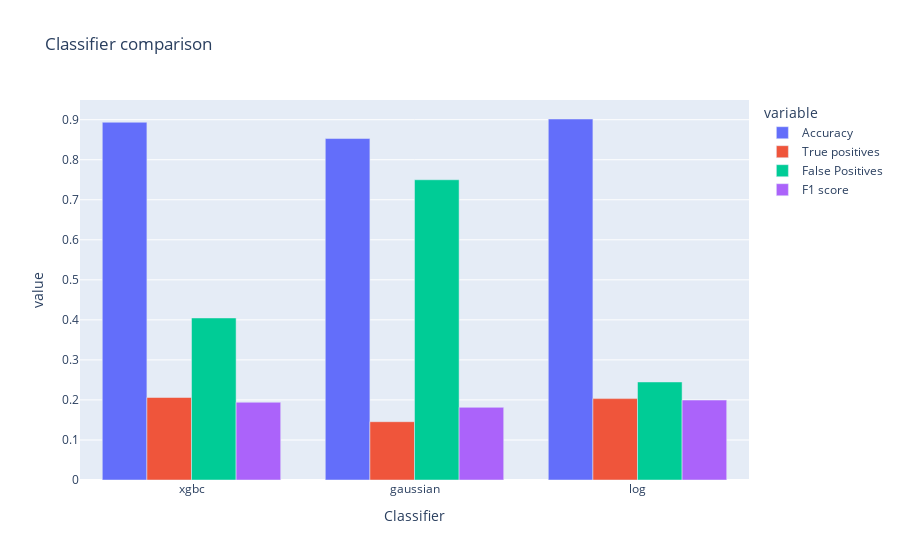

Write notebook code for a chart like this one.
### Code cell
fig = px.bar(classifer_score_df, y=['Accuracy', 'True positives', 'False Positives', 'F1 score'], x='Classifier', barmode='group', title='Classifier comparison')
fig.show()

display(HTML('''<ol>
            <li><strong>Accuracy</strong>: correctly predicted shots / total shots</li>
            <li><strong>True positives</strong>: correctly classified goals / actual goals</li>
            <li><strong>False positives</strong>: incorrectly classified goals / actual goals</li>
            <li><strong>F1 score</strong>: F1 score of the classifier</li>
        </ol><br>
        Accuracy is not a reliable metric in this case due to uneven label numbers.<br>
        We instead rely on F1 scores while keeping an eye on True positives and False positives.<br>
        F1 scores for all three models are similar, we focus on True positives as a secondary metric since 
        our aim is to correctly predict goals.
        <br><br>
        <strong>From the data we can conclude that the Logistic Regression is the best option for 
        this classification.</strong>'''))

### Figure 1 — Plotly figure (JSON) as saved in the notebook; plotly's stock layout.template omitted (floating-point values rounded to 4 significant figures)
{"data": [{"alignmentgroup": "True", "hovertemplate": "variable=Accuracy<br>Classifier=%{x}<br>value=%{y}<extra></extra>", "legendgroup": "Accuracy", "marker": {"color": "#636efa"}, "name": "Accuracy", "offsetgroup": "Accuracy", "orientation": "v", "showlegend": true, "textposition": "auto", "type": "bar", "x": ["xgbc", "gaussian", "log"], "xaxis": "x", "y": [0.8936, 0.8529, 0.9018], "yaxis": "y"}, {"alignmentgroup": "True", "hovertemplate": "variable=True positives<br>Classifier=%{x}<br>value=%{y}<extra></extra>", "legendgroup": "True positives", "marker": {"color": "#EF553B"}, "name": "True positives", "offsetgroup": "True positives", "orientation": "v", "showlegend": true, "textposition": "auto", "type": "bar", "x": ["xgbc", "gaussian", "log"], "xaxis": "x", "y": [0.206, 0.1456, 0.2033], "yaxis": "y"}, {"alignmentgroup": "True", "hovertemplate": "variable=False Positives<br>Classifier=%{x}<br>value=%{y}<extra></extra>", "legendgroup": "False Positives", "marker": {"color": "#00cc96"}, "name": "False Positives", "offsetgroup": "False Positives", "orientation": "v", "showlegend": true, "textposition": "auto", "type": "bar", "x": ["xgbc", "gaussian", "log"], "xaxis": "x", "y": [0.4048, 0.75, 0.2449], "yaxis": "y"}, {"alignmentgroup": "True", "hovertemplate": "variable=F1 score<br>Classifier=%{x}<br>value=%{y}<extra></extra>", "legendgroup": "F1 score", "marker": {"color": "#ab63fa"}, "name": "F1 score", "offsetgroup": "F1 score", "orientation": "v", "showlegend": true, "textposition": "auto", "type": "bar", "x": ["xgbc", "gaussian", "log"], "xaxis": "x", "y": [0.1942, 0.1815, 0.1997], "yaxis": "y"}], "layout": {"barmode": "group", "legend": {"title": {"text": "variable"}, "tracegroupgap": 0}, "title": {"text": "Classifier comparison"}, "xaxis": {"anchor": "y", "domain": [0, 1], "title": {"text": "Classifier"}}, "yaxis": {"anchor": "x", "domain": [0, 1], "title": {"text": "value"}}}}
